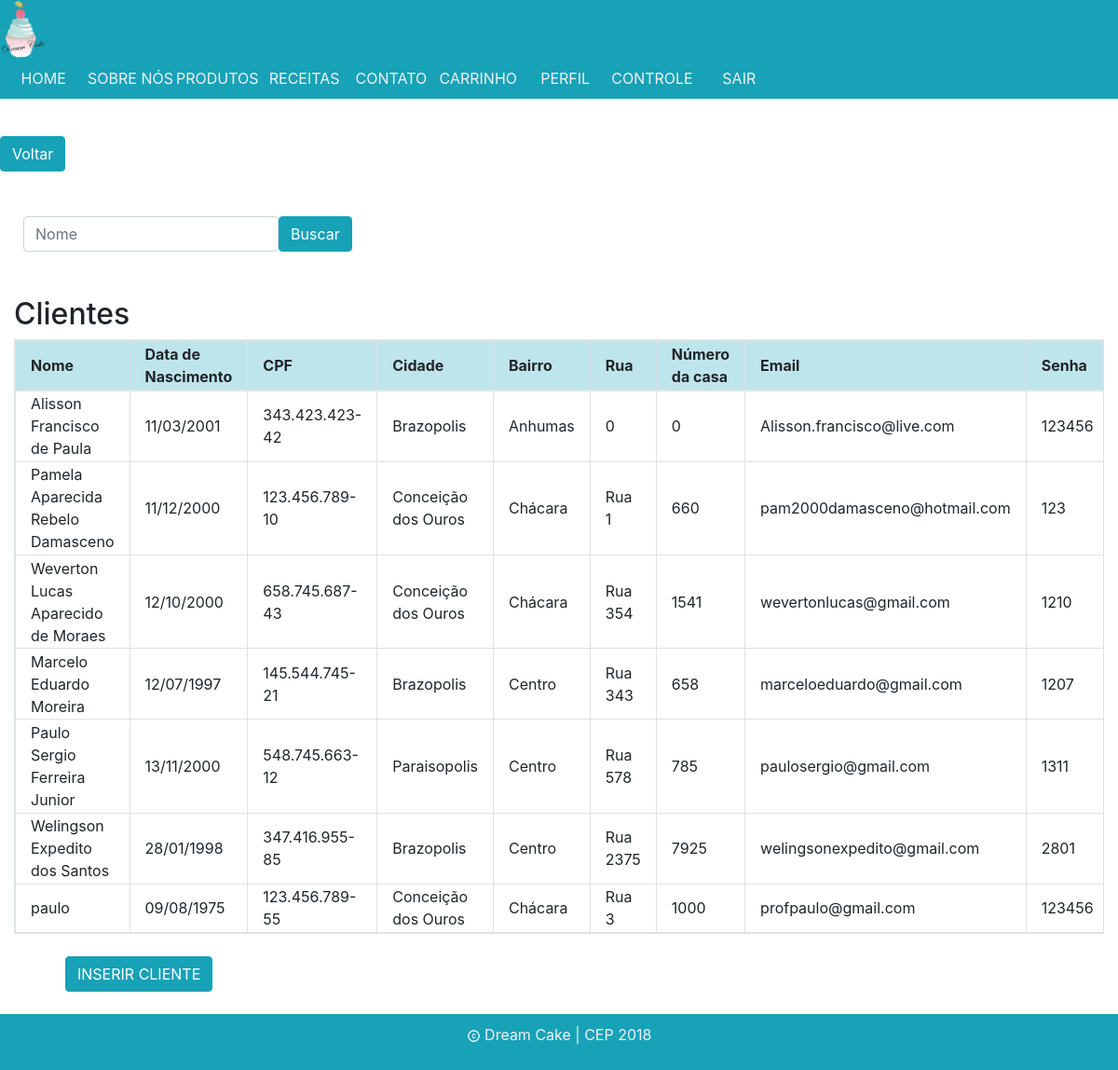
Screenshot of /Bootstrap/controle_adm_cliente.php with the database file from the repository.
### tables this page shows
CREATE TABLE `cliente` (
  `cod` int(5) NOT NULL,
  `nome` varchar(70) NOT NULL,
  `datadenasc` varchar(10) NOT NULL,
  `cidade` varchar(30) NOT NULL,
  `bairro` varchar(30) NOT NULL,
  `rua` varchar(50) NOT NULL,
  `numcasa` int(5) NOT NULL,
  `CPF` varchar(15) NOT NULL,
  `email` varchar(50) NOT NULL,
  `senha` varchar(8) NOT NULL
);

### Bootstrap/controle_adm_cliente.php (the view, shortened to what this page needs)
<?php
    include("conexao.php");
	$query = mysqli_query($conexao, "SELECT * FROM cliente");
?>
<!doctype html>
<html lang="pt-br">
    <head>
        <link rel="stylesheet" href="css/normalize.css">
		<link rel="stylesheet" href="css/estiloscarro.css?version=3">
		<link rel="stylesheet" href="css/bootstrap.css">
    </head>
    <body>
    <nav>
        <img class="logo" src="img/Logo.png" alt="Logo">
        <ul>
            <li><a href="Site_logado.php">HOME</a></li>
            <li><a href="Site_logado.php#sobrenos">SOBRE NÓS</a></li>
            <li><a href="Site_logado.php#produtos">PRODUTOS</a></li>
            <li><a href="Receitas_logado.php">RECEITAS</a></li>
            <li><a href="Site_logado.php#contato">CONTATO</a></li>
            <li><a href="carrinho.php">CARRINHO</a></li>
            <li><a href="cliente.php">PERFIL</a></li>
			<li><a href="controle_adm.php">CONTROLE</a></li>
            <li><a href="sair_login.php">SAIR</a></li>
        </ul>
    </nav>
        <br/>
		<a href = "controle_adm.php" class="btn btn-info" role="button">Voltar</a>
		<br/> <br/>
		<br/>
		<div class="busca">
			<form class="form-inline" action="buscar_cliente.php" method="POST">
    			<input class="form-control" name="nome" type="text" placeholder="Nome"> <br/>
    			<button class="btn btn-info" type="submit" name="buscar">Buscar</button>
			</form>
		</div>
		<br/>
		<br/>
       <div class="container-fluid">
          <h2>Clientes</h2>
          <table class="table-responsive table-bordered table-hover">
            <thead>
              <tr class="table-info">
                <th><b>Nome</b></th>
                <th><b>Data de Nascimento</b></th>
                <th><b>CPF</b></th>
				<th><b>Cidade</b></th>
				<th><b>Bairro</b></th>
				<th><b>Rua</b></th>
				<th><b>Número da casa</b></th>
				<th><b>Email</b></th>
				<th><b>Senha</b></th>
              </tr>
            </thead>
			<?php
			while($exibir = mysqli_fetch_assoc($query))
			{
				echo "<tr>";
				echo "<td>".$exibir['nome']."</td>";
				echo "<td>".$exibir['datadenasc']."</td>";
				echo "<td>".$exibir['CPF']."</td>";
				echo "<td>".$exibir['cidade']."</td>";
				echo "<td>".$exibir['bairro']."</td>";
				echo "<td>".$exibir['rua']."</td>";
				echo "<td>".$exibir['numcasa']."</td>";
				echo "<td>".$exibir['email']."</td>";
				echo "<td>".$exibir['senha']."</td>";
				echo "</tr>";
			}
			 ?>
          </table>
		  <br/>
        </div>
		<div class="inserir">
		    <a href= "inserir_clientes_adm.php" class="btn btn-info" role="button">INSERIR CLIENTE</a>
		</div>
		<br/>
		<footer>
			<p> <img src="img/c1.png" style="width: 15px">
			Dream Cake | CEP 2018
			</p>
        </footer>
    </body>
</html>

### rows the page displays
cliente: nome "Alisson Francisco de Paula", datadenasc "11/03/2001", CPF "343.423.423-42", cidade "Brazopolis", bairro "Anhumas", rua "0", numcasa "0", email "Alisson.francisco@live.com", senha "123456"
cliente: nome "Pamela Aparecida Rebelo Damasceno", datadenasc "11/12/2000", CPF "123.456.789-10", cidade "Conceição dos Ouros", bairro "Chácara", rua "Rua 1", numcasa "660", email "pam2000damasceno@hotmail.com", senha "123"
cliente: nome "Weverton Lucas Aparecido de Moraes", datadenasc "12/10/2000", CPF "658.745.687-43", cidade "Conceição dos Ouros", bairro "Chácara", rua "Rua 354", numcasa "1541", email "wevertonlucas@gmail.com", senha "1210"
cliente: nome "Marcelo Eduardo Moreira", datadenasc "12/07/1997", CPF "145.544.745-21", cidade "Brazopolis", bairro "Centro", rua "Rua 343", numcasa "658", email "marceloeduardo@gmail.com", senha "1207"
cliente: nome "Paulo Sergio Ferreira Junior", datadenasc "13/11/2000", CPF "548.745.663-12", cidade "Paraisopolis", bairro "Centro", rua "Rua 578", numcasa "785", email "paulosergio@gmail.com", senha "1311"
cliente: nome "Welingson Expedito dos Santos", datadenasc "28/01/1998", CPF "347.416.955-85", cidade "Brazopolis", bairro "Centro", rua "Rua 2375", numcasa "7925", email "welingsonexpedito@gmail.com", senha "2801"
cliente: nome "paulo", datadenasc "09/08/1975", CPF "123.456.789-55", cidade "Conceição dos Ouros", bairro "Chácara", rua "Rua 3", numcasa "1000", email "profpaulo@gmail.com", senha "123456"
